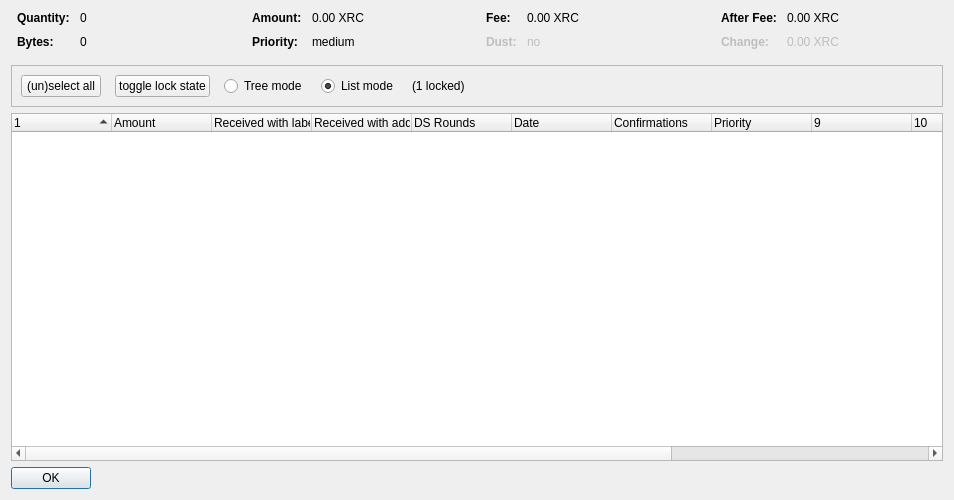
<?xml version="1.0" encoding="UTF-8"?>
<ui version="4.0">
 <class>CoinControlDialog</class>
 <widget class="QDialog" name="CoinControlDialog">
  <property name="geometry">
   <rect>
    <x>0</x>
    <y>0</y>
    <width>954</width>
    <height>500</height>
   </rect>
  </property>
  <property name="windowTitle">
   <string>Coin Selection</string>
  </property>
  <layout class="QVBoxLayout" name="verticalLayout">
   <item>
    <layout class="QHBoxLayout" name="horizontalLayoutTop" stretch="0,0,0,0">
     <property name="topMargin">
      <number>0</number>
     </property>
     <property name="bottomMargin">
      <number>10</number>
     </property>
     <item>
      <layout class="QFormLayout" name="formLayoutCoinControl1">
       <property name="horizontalSpacing">
        <number>10</number>
       </property>
       <property name="verticalSpacing">
        <number>10</number>
       </property>
       <property name="leftMargin">
        <number>6</number>
       </property>
       <property name="rightMargin">
        <number>6</number>
       </property>
       <item row="0" column="0">
        <widget class="QLabel" name="labelCoinControlQuantityText">
         <property name="font">
          <font>
           <weight>75</weight>
           <bold>true</bold>
          </font>
         </property>
         <property name="text">
          <string>Quantity:</string>
         </property>
        </widget>
       </item>
       <item row="0" column="1">
        <widget class="QLabel" name="labelCoinControlQuantity">
         <property name="cursor">
          <cursorShape>IBeamCursor</cursorShape>
         </property>
         <property name="contextMenuPolicy">
          <enum>Qt::ActionsContextMenu</enum>
         </property>
         <property name="text">
          <string notr="true">0</string>
         </property>
         <property name="textInteractionFlags">
          <set>Qt::LinksAccessibleByMouse|Qt::TextSelectableByKeyboard|Qt::TextSelectableByMouse</set>
         </property>
        </widget>
       </item>
       <item row="1" column="0">
        <widget class="QLabel" name="labelCoinControlBytesText">
         <property name="font">
          <font>
           <weight>75</weight>
           <bold>true</bold>
          </font>
         </property>
         <property name="text">
          <string>Bytes:</string>
         </property>
        </widget>
       </item>
       <item row="1" column="1">
        <widget class="QLabel" name="labelCoinControlBytes">
         <property name="cursor">
          <cursorShape>IBeamCursor</cursorShape>
         </property>
         <property name="contextMenuPolicy">
          <enum>Qt::ActionsContextMenu</enum>
         </property>
         <property name="text">
          <string notr="true">0</string>
         </property>
         <property name="textInteractionFlags">
          <set>Qt::LinksAccessibleByMouse|Qt::TextSelectableByKeyboard|Qt::TextSelectableByMouse</set>
         </property>
        </widget>
       </item>
      </layout>
     </item>
     <item>
      <layout class="QFormLayout" name="formLayoutCoinControl2">
       <property name="horizontalSpacing">
        <number>10</number>
       </property>
       <property name="verticalSpacing">
        <number>10</number>
       </property>
       <property name="leftMargin">
        <number>6</number>
       </property>
       <property name="rightMargin">
        <number>6</number>
       </property>
       <item row="0" column="0">
        <widget class="QLabel" name="labelCoinControlAmountText">
         <property name="font">
          <font>
           <weight>75</weight>
           <bold>true</bold>
          </font>
         </property>
         <property name="text">
          <string>Amount:</string>
         </property>
        </widget>
       </item>
       <item row="0" column="1">
        <widget class="QLabel" name="labelCoinControlAmount">
         <property name="cursor">
          <cursorShape>IBeamCursor</cursorShape>
         </property>
         <property name="contextMenuPolicy">
          <enum>Qt::ActionsContextMenu</enum>
         </property>
         <property name="text">
          <string notr="true">0.00 XRC</string>
         </property>
         <property name="textInteractionFlags">
          <set>Qt::LinksAccessibleByMouse|Qt::TextSelectableByKeyboard|Qt::TextSelectableByMouse</set>
         </property>
        </widget>
       </item>
       <item row="1" column="0">
        <widget class="QLabel" name="labelCoinControlPriorityText">
         <property name="font">
          <font>
           <weight>75</weight>
           <bold>true</bold>
          </font>
         </property>
         <property name="text">
          <string>Priority:</string>
         </property>
        </widget>
       </item>
       <item row="1" column="1">
        <widget class="QLabel" name="labelCoinControlPriority">
         <property name="cursor">
          <cursorShape>IBeamCursor</cursorShape>
         </property>
         <property name="contextMenuPolicy">
          <enum>Qt::ActionsContextMenu</enum>
         </property>
         <property name="text">
          <string>medium</string>
         </property>
         <property name="textInteractionFlags">
          <set>Qt::LinksAccessibleByMouse|Qt::TextSelectableByKeyboard|Qt::TextSelectableByMouse</set>
         </property>
        </widget>
       </item>
      </layout>
     </item>
     <item>
      <layout class="QFormLayout" name="formLayoutCoinControl3">
       <property name="horizontalSpacing">
        <number>10</number>
       </property>
       <property name="verticalSpacing">
        <number>10</number>
       </property>
       <property name="leftMargin">
        <number>6</number>
       </property>
       <property name="rightMargin">
        <number>6</number>
       </property>
       <item row="0" column="0">
        <widget class="QLabel" name="labelCoinControlFeeText">
         <property name="font">
          <font>
           <weight>75</weight>
           <bold>true</bold>
          </font>
         </property>
         <property name="text">
          <string>Fee:</string>
         </property>
        </widget>
       </item>
       <item row="0" column="1">
        <widget class="QLabel" name="labelCoinControlFee">
         <property name="cursor">
          <cursorShape>IBeamCursor</cursorShape>
         </property>
         <property name="contextMenuPolicy">
          <enum>Qt::ActionsContextMenu</enum>
         </property>
         <property name="text">
          <string notr="true">0.00 XRC</string>
         </property>
         <property name="textInteractionFlags">
          <set>Qt::LinksAccessibleByMouse|Qt::TextSelectableByKeyboard|Qt::TextSelectableByMouse</set>
         </property>
        </widget>
       </item>
       <item row="1" column="0">
        <widget class="QLabel" name="labelCoinControlLowOutputText">
         <property name="enabled">
          <bool>false</bool>
         </property>
         <property name="font">
          <font>
           <weight>75</weight>
           <bold>true</bold>
          </font>
         </property>
         <property name="text">
          <string>Dust:</string>
         </property>
        </widget>
       </item>
       <item row="1" column="1">
        <widget class="QLabel" name="labelCoinControlLowOutput">
         <property name="enabled">
          <bool>false</bool>
         </property>
         <property name="cursor">
          <cursorShape>IBeamCursor</cursorShape>
         </property>
         <property name="contextMenuPolicy">
          <enum>Qt::ActionsContextMenu</enum>
         </property>
         <property name="text">
          <string>no</string>
         </property>
         <property name="textInteractionFlags">
          <set>Qt::LinksAccessibleByMouse|Qt::TextSelectableByKeyboard|Qt::TextSelectableByMouse</set>
         </property>
        </widget>
       </item>
      </layout>
     </item>
     <item>
      <layout class="QFormLayout" name="formLayoutCoinControl4">
       <property name="horizontalSpacing">
        <number>10</number>
       </property>
       <property name="verticalSpacing">
        <number>10</number>
       </property>
       <property name="leftMargin">
        <number>6</number>
       </property>
       <property name="rightMargin">
        <number>6</number>
       </property>
       <item row="0" column="0">
        <widget class="QLabel" name="labelCoinControlAfterFeeText">
         <property name="font">
          <font>
           <weight>75</weight>
           <bold>true</bold>
          </font>
         </property>
         <property name="text">
          <string>After Fee:</string>
         </property>
        </widget>
       </item>
       <item row="0" column="1">
        <widget class="QLabel" name="labelCoinControlAfterFee">
         <property name="cursor">
          <cursorShape>IBeamCursor</cursorShape>
         </property>
         <property name="contextMenuPolicy">
          <enum>Qt::ActionsContextMenu</enum>
         </property>
         <property name="text">
          <string notr="true">0.00 XRC</string>
         </property>
         <property name="textInteractionFlags">
          <set>Qt::LinksAccessibleByMouse|Qt::TextSelectableByKeyboard|Qt::TextSelectableByMouse</set>
         </property>
        </widget>
       </item>
       <item row="1" column="0">
        <widget class="QLabel" name="labelCoinControlChangeText">
         <property name="enabled">
          <bool>false</bool>
         </property>
         <property name="font">
          <font>
           <weight>75</weight>
           <bold>true</bold>
          </font>
         </property>
         <property name="text">
          <string>Change:</string>
         </property>
        </widget>
       </item>
       <item row="1" column="1">
        <widget class="QLabel" name="labelCoinControlChange">
         <property name="enabled">
          <bool>false</bool>
         </property>
         <property name="cursor">
          <cursorShape>IBeamCursor</cursorShape>
         </property>
         <property name="contextMenuPolicy">
          <enum>Qt::ActionsContextMenu</enum>
         </property>
         <property name="text">
          <string notr="true">0.00 XRC</string>
         </property>
         <property name="textInteractionFlags">
          <set>Qt::LinksAccessibleByMouse|Qt::TextSelectableByKeyboard|Qt::TextSelectableByMouse</set>
         </property>
        </widget>
       </item>
      </layout>
     </item>
    </layout>
   </item>
   <item>
    <widget class="QFrame" name="frame">
     <property name="minimumSize">
      <size>
       <width>0</width>
       <height>40</height>
      </size>
     </property>
     <property name="frameShape">
      <enum>QFrame::StyledPanel</enum>
     </property>
     <property name="frameShadow">
      <enum>QFrame::Sunken</enum>
     </property>
     <layout class="QHBoxLayout" name="horizontalLayout">
      <item>
       <layout class="QHBoxLayout" name="horizontalLayoutPanel" stretch="0,0,0,0,0,0">
        <property name="spacing">
         <number>14</number>
        </property>
        <item>
         <widget class="QPushButton" name="pushButtonSelectAll">
          <property name="sizePolicy">
           <sizepolicy hsizetype="Maximum" vsizetype="Fixed">
            <horstretch>0</horstretch>
            <verstretch>0</verstretch>
           </sizepolicy>
          </property>
          <property name="text">
           <string>(un)select all</string>
          </property>
          <property name="autoDefault">
           <bool>false</bool>
          </property>
         </widget>
        </item>
        <item>
         <widget class="QPushButton" name="pushButtonToggleLock">
          <property name="sizePolicy">
           <sizepolicy hsizetype="Maximum" vsizetype="Fixed">
            <horstretch>0</horstretch>
            <verstretch>0</verstretch>
           </sizepolicy>
          </property>
          <property name="text">
           <string>toggle lock state</string>
          </property>
          <property name="autoDefault">
           <bool>false</bool>
          </property>
         </widget>
        </item>
        <item>
         <widget class="QRadioButton" name="radioTreeMode">
          <property name="sizePolicy">
           <sizepolicy hsizetype="Maximum" vsizetype="Fixed">
            <horstretch>0</horstretch>
            <verstretch>0</verstretch>
           </sizepolicy>
          </property>
          <property name="text">
           <string>Tree mode</string>
          </property>
         </widget>
        </item>
        <item>
         <widget class="QRadioButton" name="radioListMode">
          <property name="sizePolicy">
           <sizepolicy hsizetype="Maximum" vsizetype="Fixed">
            <horstretch>0</horstretch>
            <verstretch>0</verstretch>
           </sizepolicy>
          </property>
          <property name="text">
           <string>List mode</string>
          </property>
          <property name="checked">
           <bool>true</bool>
          </property>
         </widget>
        </item>
        <item>
         <widget class="QLabel" name="labelLocked">
          <property name="text">
           <string>(1 locked)</string>
          </property>
         </widget>
        </item>
        <item>
         <spacer name="horizontalSpacer">
          <property name="orientation">
           <enum>Qt::Horizontal</enum>
          </property>
          <property name="sizeHint" stdset="0">
           <size>
            <width>40</width>
            <height>20</height>
           </size>
          </property>
         </spacer>
        </item>
       </layout>
      </item>
     </layout>
    </widget>
   </item>
   <item>
    <widget class="CoinControlTreeWidget" name="treeWidget">
     <property name="contextMenuPolicy">
      <enum>Qt::CustomContextMenu</enum>
     </property>
     <property name="sortingEnabled">
      <bool>false</bool>
     </property>
     <property name="columnCount">
      <number>13</number>
     </property>
     <attribute name="headerShowSortIndicator" stdset="0">
      <bool>true</bool>
     </attribute>
     <attribute name="headerStretchLastSection">
      <bool>false</bool>
     </attribute>
     <column>
      <property name="text">
       <string/>
      </property>
     </column>
     <column>
      <property name="text">
       <string>Amount</string>
      </property>
     </column>
     <column>
      <property name="text">
       <string>Received with label</string>
      </property>
     </column>
     <column>
      <property name="text">
       <string>Received with address</string>
      </property>
     </column>
     <column>
      <property name="text">
       <string>DS Rounds</string>
      </property>
     </column>
     <column>
      <property name="text">
       <string>Date</string>
      </property>
     </column>
     <column>
      <property name="text">
       <string>Confirmations</string>
      </property>
      <property name="toolTip">
       <string>Confirmed</string>
      </property>
     </column>
     <column>
      <property name="text">
       <string>Priority</string>
      </property>
     </column>
     <column>
      <property name="text">
       <string/>
      </property>
     </column>
     <column>
      <property name="text">
       <string/>
      </property>
     </column>
     <column>
      <property name="text">
       <string/>
      </property>
     </column>
     <column>
      <property name="text">
       <string/>
      </property>
     </column>
     <column>
      <property name="text">
       <string/>
      </property>
     </column>
    </widget>
   </item>
   <item>
    <widget class="QDialogButtonBox" name="buttonBox">
     <property name="sizePolicy">
      <sizepolicy hsizetype="Maximum" vsizetype="Fixed">
       <horstretch>0</horstretch>
       <verstretch>0</verstretch>
      </sizepolicy>
     </property>
     <property name="orientation">
      <enum>Qt::Horizontal</enum>
     </property>
     <property name="standardButtons">
      <set>QDialogButtonBox::Ok</set>
     </property>
    </widget>
   </item>
  </layout>
 </widget>
 <customwidgets>
  <customwidget>
   <class>CoinControlTreeWidget</class>
   <extends>QTreeWidget</extends>
   <header>coincontroltreewidget.h</header>
  </customwidget>
 </customwidgets>
 <resources/>
 <connections/>
</ui>
